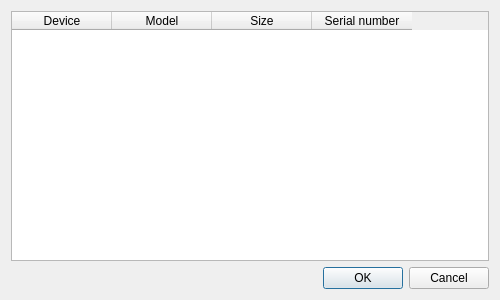
<?xml version="1.0" encoding="UTF-8"?>
<ui version="4.0">
 <class>DevicesDialog</class>
 <widget class="QDialog" name="DevicesDialog">
  <property name="geometry">
   <rect>
    <x>0</x>
    <y>0</y>
    <width>500</width>
    <height>300</height>
   </rect>
  </property>
  <property name="windowTitle">
   <string>Select Device</string>
  </property>
  <layout class="QVBoxLayout" name="verticalLayout">
   <item>
    <widget class="QTableWidget" name="deviceTable">
     <property name="editTriggers">
      <set>QAbstractItemView::NoEditTriggers</set>
     </property>
     <property name="selectionMode">
      <enum>QAbstractItemView::SingleSelection</enum>
     </property>
     <property name="selectionBehavior">
      <enum>QAbstractItemView::SelectRows</enum>
     </property>
     <column>
      <property name="text">
       <string>Device</string>
      </property>
     </column>
     <column>
      <property name="text">
       <string>Model</string>
      </property>
     </column>
     <column>
      <property name="text">
       <string>Size</string>
      </property>
     </column>
     <column>
      <property name="text">
       <string>Serial number</string>
      </property>
     </column>
    </widget>
   </item>
   <item>
    <widget class="QDialogButtonBox" name="buttonBox">
     <property name="orientation">
      <enum>Qt::Horizontal</enum>
     </property>
     <property name="standardButtons">
      <set>QDialogButtonBox::Cancel|QDialogButtonBox::Ok</set>
     </property>
    </widget>
   </item>
  </layout>
 </widget>
 <resources/>
 <connections>
  <connection>
   <sender>buttonBox</sender>
   <signal>accepted()</signal>
   <receiver>DevicesDialog</receiver>
   <slot>accept()</slot>
   <hints>
    <hint type="sourcelabel">
     <x>227</x>
     <y>278</y>
    </hint>
    <hint type="destinationlabel">
     <x>157</x>
     <y>274</y>
    </hint>
   </hints>
  </connection>
  <connection>
   <sender>buttonBox</sender>
   <signal>rejected()</signal>
   <receiver>DevicesDialog</receiver>
   <slot>reject()</slot>
   <hints>
    <hint type="sourcelabel">
     <x>295</x>
     <y>284</y>
    </hint>
    <hint type="destinationlabel">
     <x>286</x>
     <y>274</y>
    </hint>
   </hints>
  </connection>
 </connections>
</ui>
